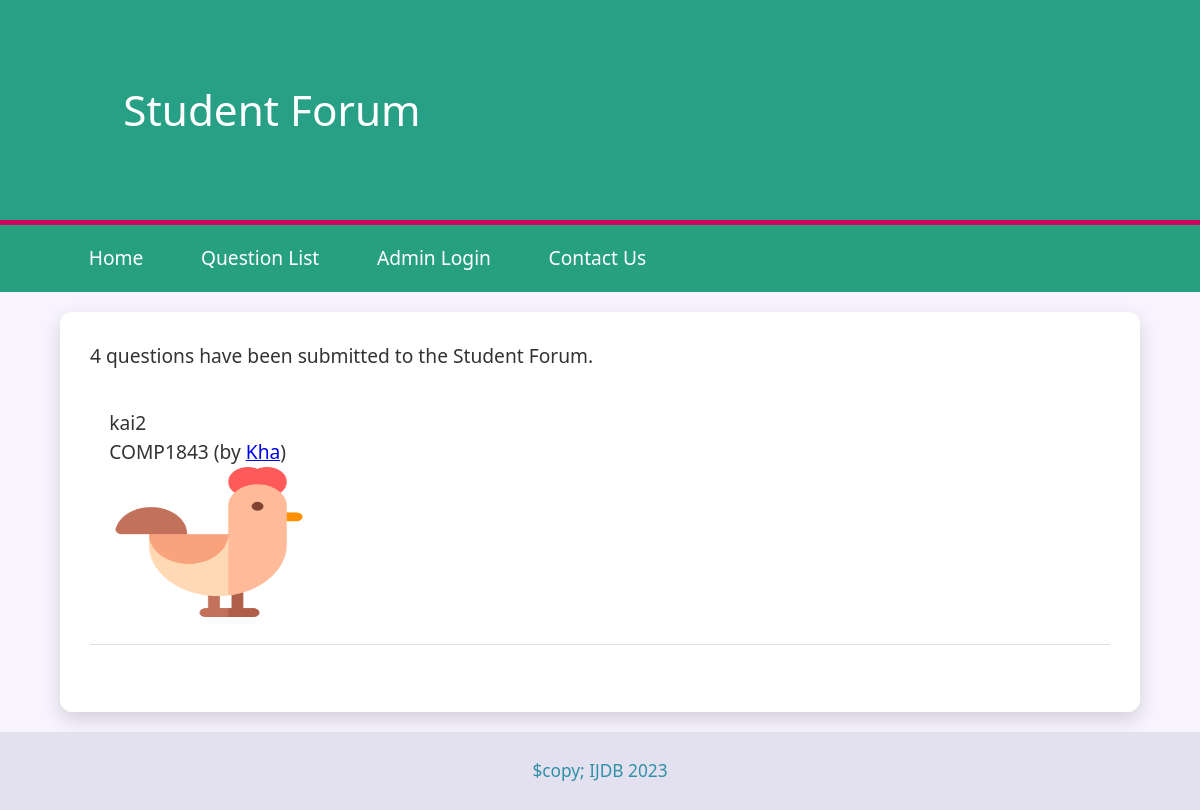
Page /Coursework/questions.php on the committed database.
### tables this page shows
CREATE TABLE `question` (
  `id` int(15) NOT NULL,
  `text` text DEFAULT NULL,
  `date` date DEFAULT NULL,
  `images` varchar(15) DEFAULT NULL,
  `userid` int(15) DEFAULT NULL,
  `moduleid` int(15) DEFAULT NULL
);

CREATE TABLE `module` (
  `id` int(15) NOT NULL,
  `moduleName` varchar(15) DEFAULT NULL
);

CREATE TABLE `user` (
  `id` int(15) NOT NULL,
  `username` varchar(15) NOT NULL,
  `email` varchar(50) NOT NULL,
  `password` varchar(15) NOT NULL
);

### Coursework/questions.php (called while the page is built, shortened)
<?php
try{
    include 'includes/Databasequestion.php';
    include 'includes/Databasefunction.php';
    $questions = allQuestion($pdo);
    $totalQuestions = totalQuestions($pdo);
    include 'templates/questions.html.php';
}catch (PDOException $e) {
    $title = 'An error has occured';
    $output= 'Database error: '. $e->getMessage();
}
include 'templates/layout.html.php';

### Coursework/includes/Databasefunction.php (called while the page is built, shortened)
<?php
function query($pdo, $sql, $parameters = []){
    $query = $pdo->prepare($sql);
    $query->execute($parameters);
    return $query;
}
function totalQuestions ($pdo){
    $query = query($pdo, 'SELECT COUNT(*) FROM question');
    $row = $query->fetch();
    return $row[0];
}
function allQuestion($pdo){
    $questions = query($pdo, 'SELECT question.id, question.text, question.date, question.images, question.userid, question.moduleid, user.username, user.email, module.moduleName FROM question INNER JOIN user ON question.userid = user.id INNER JOIN module ON question.moduleid = module.id');
    return $questions->fetchAll();
}

### Coursework/templates/questions.html.php (the view, shortened to what this page needs)
<p><?=$totalQuestions?> questions have been submitted to the Student Forum.</p>
<?php foreach($questions as $question): ?>
    <blockquote>
        <?=htmlspecialchars($question['text'], ENT_QUOTES, 'UTF-8')?>
        <br /><?=htmlspecialchars($question ['moduleName'], ENT_QUOTES, 'UTF-8')?>
        (by <a href="mailto:<?=htmlspecialchars($question ['email'], ENT_QUOTES, 'UTF-8');?>">
        <?=htmlspecialchars($question['username'], ENT_QUOTES, 'UTF-8'); ?></a>)
        <?php if (!empty($question['images'])): ?>
            <div>
                <img src="images/<?= htmlspecialchars($question['images'], ENT_QUOTES, 'UTF-8') ?>"
                    width="200" height="150">
            </div>
        <?php endif; ?>
</blockquote>
<?php endforeach;?>

### Coursework/questions.css (style rules this page uses)
* { margin: 0; padding: 0; box-sizing: border-box; }
body { font-family: 'Segoe UI', Tahoma, Geneva, Verdana, sans-serif; background-color: #f7f3ff; color: #333; line-height: 1.5; font-size: 1.2em; }
p { margin-bottom: 1em; }
blockquote { display: block; margin-bottom: 1em; border-bottom: 1px solid #e0e0e0; padding: 1em; transition: background-color 0.2s; }

### rows in the picture
question: text "kai2", moduleid.moduleName "COMP1843", userid.username "Kha", images (picture)

### other values in the picture
$totalQuestions "4"
